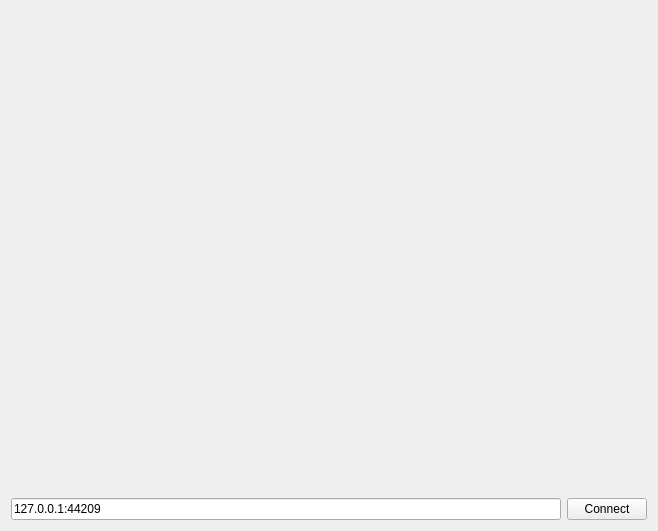
<?xml version="1.0" encoding="UTF-8"?>
<ui version="4.0">
 <class>cameraContainer</class>
 <widget class="QWidget" name="cameraContainer">
  <property name="geometry">
   <rect>
    <x>0</x>
    <y>0</y>
    <width>658</width>
    <height>531</height>
   </rect>
  </property>
  <property name="windowTitle">
   <string>Form</string>
  </property>
  <layout class="QVBoxLayout" name="verticalLayout">
   <item>
    <widget class="QWidget" name="frameWidget" native="true"/>
   </item>
   <item>
    <layout class="QHBoxLayout" name="horizontalLayout">
     <item>
      <widget class="QLineEdit" name="clientData">
       <property name="text">
        <string>127.0.0.1:44209</string>
       </property>
      </widget>
     </item>
     <item>
      <widget class="QPushButton" name="connectButton">
       <property name="text">
        <string>Connect</string>
       </property>
      </widget>
     </item>
    </layout>
   </item>
  </layout>
 </widget>
 <resources/>
 <connections/>
</ui>
